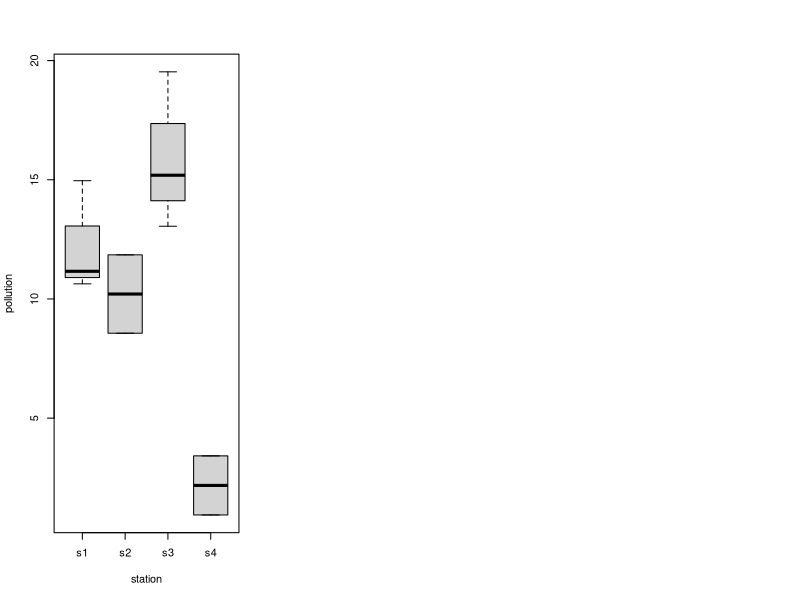

Here is the R script that generated this plot: (Note: this script raises an error after producing the figure.)
####   Station2 : CORRIGER SUR MOODLE

setwd('/home/jchan/Documents/Mathematiques/Statistique/Qualitatif/Exercice_2')



# Chargement des donnees

# entrer le separateur + header + separateur decimal
data = read.table('station2.txt',sep='\t',h=T,dec='.') 

# Traitement
pollution = data$pollution
station = data$station


# Representation :
par(mfrow = c(1,3))
boxplot(pollution~station)
plot(as.numeric(station),pollution) # les donnees sont rangées en fonction de l'ordre alphabetique des station
levels(station) # donne l'ordre alphabetique des station .
coplot(pollution~station|rep(1,30))

	
###### Verification des hypothèses

# Homogénéité des variances

bartlett.test(pollution,station) # bartlett utilisé pour différents échantillons

# Résultat :  Test proche de 1 -> homogénéité des variances . 

# Test de normalité 

shapiro.test(pollution)

# Resultat :  Le test montre que les donnee sont gaussienne -> les residus le sont aussi !

# On considère que les variables sont controlés et indépendante . (a priori )

###### Regression lineaire qualitative ######

fstat = as.factor(station) # indique que cette variable est qualitative. 

# Creation du modele 

lm1 = lm(pollution~fstat) 

summary(lm1) # La station s4 est différente de la station s1 du fait que la différence de pollution entraine une p-value < 5% 

model.matrix(lm1) # affiche les matrices du modele 

contrasts(fstat) # 

#### Anova :

anova(lm1) # On obtient une p-value inférieur à 5% il y a donc différence entre les moyennes de pollution des stations. 

# Calcul manuel de la valeur de F :

(anova(lm1)[1,2]/3)/(anova(lm1)[2,2]/6)

# Calcul de la p-value :

1-pf((anova(lm1)[1,2]/3)/(anova(lm1)[2,2]/6),3,6)

#### Vérification des hypothèses (suite)

par(mfrow=c(2,2))

plot(lm1)

# Résidus perpendiculaire aux variables explicatrices : les résidus ne dépendent pas des variables (Residuals vs Fitted) 
# On a bien normalité ( Q-Q plot) et homogénéité des variances (Scale location).
# On a pas de valeurs abérrantes !

##### Changement de contraste : plus complexe

# On veut comparer la pollution des station 1 & 2 avec celle des stations 3-4 :



# première colonne séparer les groupes [1,1,-1,-1]
# identifier de manières unique les composants des groupe : [1,-1,0,0] et [0,0,1,-1]
# Attention : le produit scalaires des colonnes doit être null & la somme des valeurs d'une même colonne doit être nul !
# on obtient :

# 1 1 0      y1: b0 + b1 + b2
# 1 -1 0     y2: b0 + b1 - b2
# -1 0 1     y3: b0 - b1 + b3
# -1 0 -1    y4: b0 - b1 - b3

# On obtient alors : b0 = (y1+y2+y3+y4)/4
#					 b1	= (y1+y2-(y3+y4))/4
#                    b2 = (y1-y2)/2
#					 b3 = (y3-y4)/2

# Donc b1 nous permet de comparer ce qui nous intéresse !!



a =  contrasts(fstat)

a[1,1] = 1
a[2,1] = 1
a[3,1] = -1
a[4,1] = -1

a[1,2] = 1
a[2,2] = -1
a[3,2] = 0
a[4,2] = 0

a[1,3] = 0
a[2,3] = 0
a[3,3] = 1
a[4,3] = -1

fstat2 = fstat

contrasts(fstat2) = a

lm2 = lm(pollution~fstat2) 

summary(lm2) # le deuxième coefficient b1 est de 1.0893 qui n'est pas considérer comme étant différent de 0 par la p-value 
		     # Par contre le dernir coefficient b3 est considérer comme étant différent de 0 -> la station 3 et 4 sont différente !
		     
## Anova :

anova(lm2) # l'anova quelque soit le contraste ne change pas !


## Deuxième jeu de contraste :

# 1/3  1/2  1
# 1/3  1/2  -1
# 1/3  -1   0
# 1    0    0


# On regarde b1 = (3y4 - (y1+y2+y3))/4


